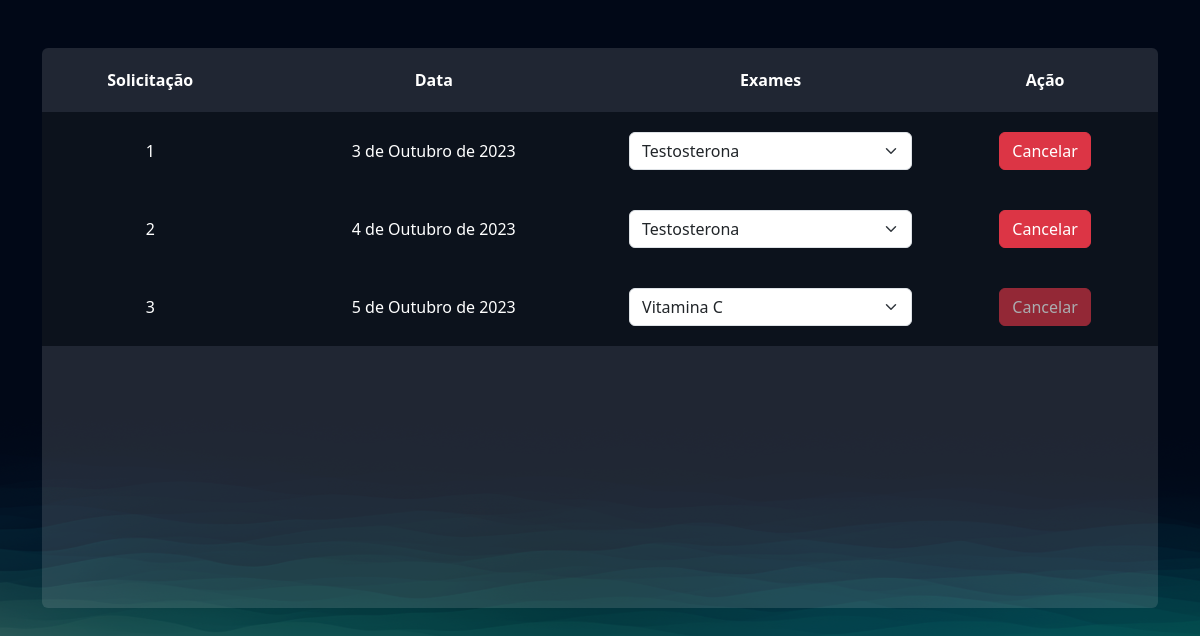
The app's page /exames/gerenciar_pedidos/ (signed in) with its own data.
### exames/models.py (models this page shows, shortened)
class PedidosExames(models.Model):
    usuario = models.ForeignKey(User, on_delete=models.DO_NOTHING)
    exames = models.ManyToManyField(SolicitacaoExame)
    agendado = models.BooleanField(default=True)
    data = models.DateField()

### exames/views.py (the view)
# urls.py: path('gerenciar_pedidos/', views.gerenciar_pedidos, name="gerenciar_pedidos"),
@login_required
def gerenciar_pedidos(request):
    pedidos_exames = PedidosExames.objects.filter(usuario=request.user)
    return render(request, 'gerenciar_pedidos.html', {'pedidos_exames': pedidos_exames})

### exames/templates/gerenciar_pedidos.html (shortened to what this page needs)
{% extends "bases/base.html" %}
{% load static %}
{% block 'head' %}
    <link href="{% static 'exames/css/css.css' %}" rel="stylesheet">
    <link href="{% static 'exames/css/gerenciar_pedidos.css' %}" rel="stylesheet">
{% endblock 'head' %}
{% block 'conteudo' %}
    <br>
    <br>
    <div class="container">
        <div class="card card-view">
            <table>
                <tr>
                <th>Solicitação</th>
                <th>Data</th>
                <th>Exames</th>
                <th>Ação</th>
                </tr>
                {% for pedidos in pedidos_exames %}
                    <tr class="linha-tabela">
                        <td>{{pedidos.id}}</td>
                        <td>{{pedidos.data}}</td>
                        <td>
                            <select class="form-select">
                                {% for exame in pedidos.exames.all %}
                                    <option style="color: black"  value="">{{exame.exame.nome}}</option>
                                {% endfor %}
                            </select>
                        </td>
                        <td>
                            <a href="{% url "cancelar_pedido" pedidos.id %}"  class="btn btn-danger {% if not pedidos.agendado %} disabled {% endif %}">Cancelar</a>
                        </td>
                    </tr>
                {% endfor %}
            </table>
        </div>
    </div>
{% endblock 'conteudo' %}

### templates/static/geral/css/base.css (style rules this page uses)
:root { --main-color: #151C34; --dark-color: #0C121C ; --light-color: #6DE6EE; --contrast-color: #f4c96b; --differential-color: #066668; }
* { color: white }

### templates/static/exames/css/css.css (style rules this page uses)
body { background-image: url('/static/geral/img/bg2.png'); background-size: cover; }
.card { background-color: rgba(217, 217, 217, .14); color: white; padding: 15px; }

### templates/static/exames/css/gerenciar_pedidos.css (style rules this page uses)
.linha-tabela { background-color: var(--dark-color); height: 20px; }
td, th { padding: 20px; }
.card-view { text-align: center; padding: 0; border: none; height: 70vh; }

### records on screen
PedidosExames: id "1", data "3 de Outubro de 2023"
PedidosExames: id "2", data "4 de Outubro de 2023"
PedidosExames: id "3", data "5 de Outubro de 2023"

### other values on screen
form field value "Testosterona"
form field value "Vitamina C"
